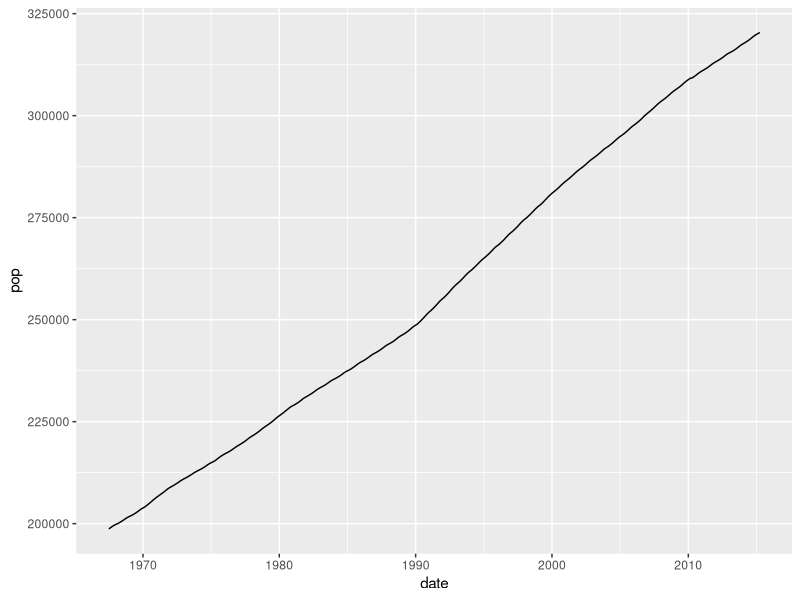

Write R code to recreate this figure.
## ------------------------------------------------------------------------------------------------------------------------------------------------
# <- this is a comment and is ignored by the R-interpreter
seq(from = 1, to = 10) #creates sequence from 1 to 10
seq(1,10) #same result


## ------------------------------------------------------------------------------------------------------------------------------------------------
seq(to = 10,from = 1) #produces desired results
seq(10,1) #produces reversed sequence


## ------------------------------------------------------------------------------------------------------------------------------------------------
# Only run for the first time:
# install.packages("tidyverse")
# Run to load package:
library("tidyverse")
# Now we can use functionality provided by "tidyverse"
# We will see in the coming lectures how the following code works:
ggplot(economics, aes(x = date, y = pop)) +
  geom_line()


